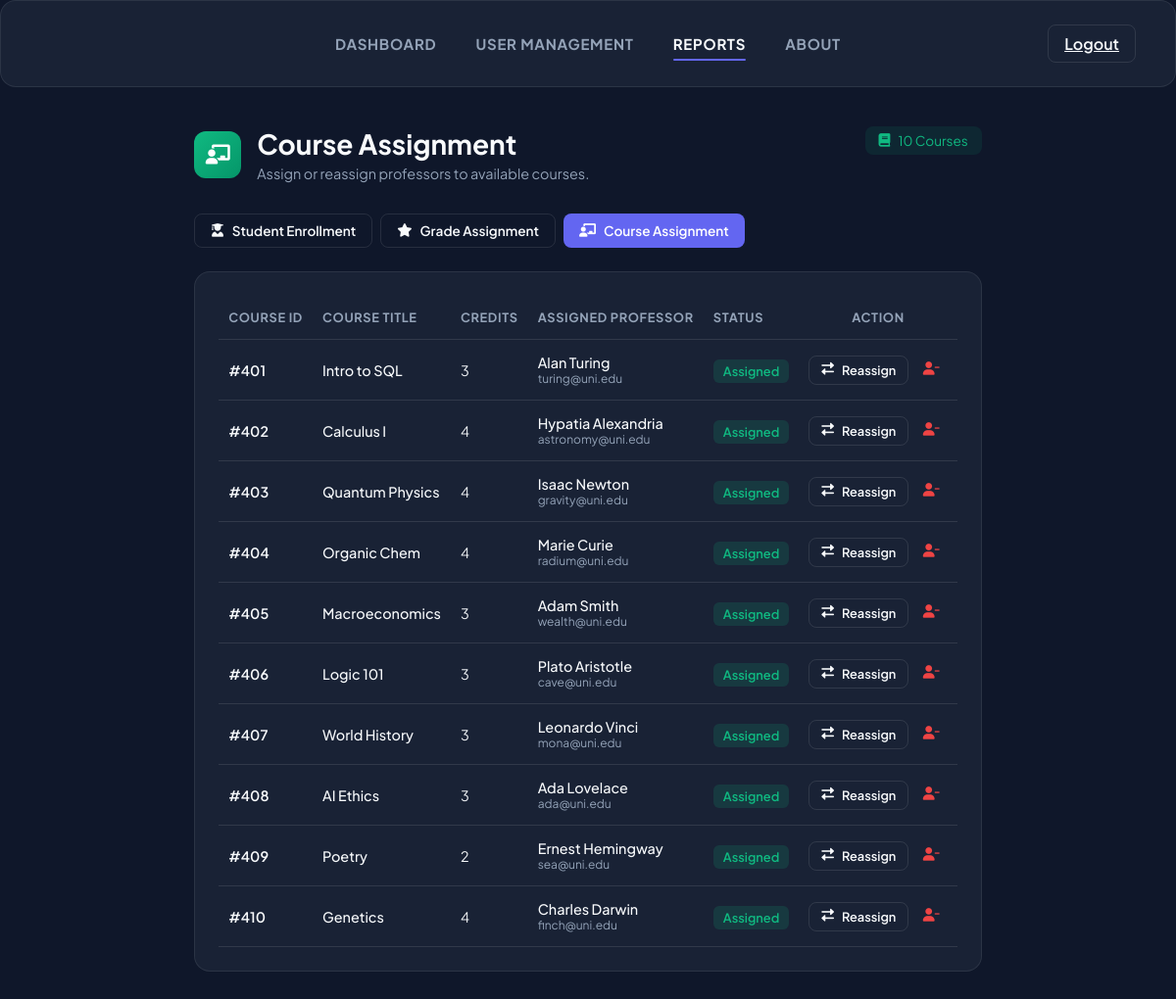
The app's page /transactions_course_assignment.php (signed in) with its own data.
### tables this page shows
CREATE TABLE `course` (
  `CourseID` int(11) NOT NULL,
  `Title` varchar(50) DEFAULT NULL,
  `Credits` int(11) DEFAULT NULL,
  `ProfID` int(11) DEFAULT NULL
);

CREATE TABLE `professor` (
  `ProfID` int(11) NOT NULL,
  `FirstName` varchar(25) DEFAULT NULL,
  `LastName` varchar(25) DEFAULT NULL,
  `Email` varchar(50) DEFAULT NULL,
  `DeptID` int(11) DEFAULT NULL
);

### transactions_course_assignment.php (the view, shortened to what this page needs)
<?php
$database = new Database();
$db = $database->getConnection();
$courses = $db->query("
    SELECT c.CourseID, c.Title, c.Credits, c.ProfID,
           CONCAT(p.FirstName, ' ', p.LastName) AS ProfName, p.Email AS ProfEmail
    FROM course c
    LEFT JOIN professor p ON c.ProfID = p.ProfID
    ORDER BY c.CourseID ASC
")->fetchAll(PDO::FETCH_ASSOC);
?>
<!DOCTYPE html>
<html lang="en">
<head>
    <link rel="stylesheet" href="styles.css">
    <link rel="stylesheet" href="https://cdnjs.cloudflare.com/ajax/libs/font-awesome/6.0.0/css/all.min.css">
</head>
<body>
    <nav class="glass">
        <div class="nav-links">
            <a href="dashboard.php">Dashboard</a>
            <a href="users.php">User Management</a>
            <a href="report_generator.php" class="active">Reports</a>
            <a href="about.php">About</a>
        </div>
        <div>
            <a href="logout.php" class="btn btn-outline" style="padding: 8px 16px;">Logout</a>
        </div>
    </nav>
    <div class="container animate-fade-in">
        <header style="display: flex; justify-content: space-between; align-items: flex-start; margin-bottom: 32px;">
            <div style="display: flex; gap: 16px; align-items: center;">
                <div class="page-icon" style="background: linear-gradient(135deg, #10b981, #059669);">
                    <i class="fas fa-chalkboard-teacher"></i>
                </div>
                <div>
                    <h1 style="font-size: 1.75rem; margin-bottom: 4px;">Course Assignment</h1>
                    <p style="color: var(--text-muted); font-size: 0.9rem;">Assign or reassign professors to available courses.</p>
                </div>
            </div>
            <span class="stat-pill"><i class="fas fa-book"></i> <?= count($courses) ?> Courses</span>
        </header>
        <div style="display: flex; gap: 8px; margin-bottom: 24px;">
            <a href="transactions_enrollment.php" class="btn btn-outline" style="padding: 8px 16px; font-size: 0.85rem; text-decoration: none;">
                <i class="fas fa-user-graduate"></i> Student Enrollment
            </a>
            <a href="transactions_grades.php" class="btn btn-outline" style="padding: 8px 16px; font-size: 0.85rem; text-decoration: none;">
                <i class="fas fa-star"></i> Grade Assignment
            </a>
            <a href="transactions_course_assignment.php" class="btn btn-primary" style="padding: 8px 16px; font-size: 0.85rem; text-decoration: none;">
                <i class="fas fa-chalkboard-teacher"></i> Course Assignment
            </a>
        </div>
        <div class="glass" style="padding: 24px;">
            <table class="table">
                <thead>
                    <tr>
                        <th>Course ID</th>
                        <th>Course Title</th>
                        <th>Credits</th>
                        <th>Assigned Professor</th>
                        <th>Status</th>
                        <th style="text-align: center;">Action</th>
                    </tr>
                </thead>
                <tbody>
                    <?php if (empty($courses)): ?>
                        <tr><td colspan="6" style="text-align: center; color: var(--text-muted); padding: 40px;">No courses found.</td></tr>
                    <?php else: ?>
                        <?php foreach ($courses as $row): ?>
                        <tr>
                            <td style="font-weight: 600;">#<?= $row['CourseID'] ?></td>
                            <td style="font-weight: 500;"><?= htmlspecialchars($row['Title']) ?></td>
                            <td><?= $row['Credits'] ?></td>
                            <td>
                                <?php if ($row['ProfName']): ?>
                                    <div style="font-weight: 500;"><?= htmlspecialchars($row['ProfName']) ?></div>
                                    <div style="font-size: 0.75rem; color: var(--text-muted);"><?= htmlspecialchars($row['ProfEmail'] ?? '') ?></div>
                                <?php else: ?>
                                    <span style="color: var(--text-muted); font-style: italic;">Unassigned</span>
                                <?php endif; ?>
                            </td>
                            <td>
                                <span class="badge <?= $row['ProfID'] ? 'badge-assigned' : 'badge-unassigned' ?>">
                                    <?= $row['ProfID'] ? 'Assigned' : 'Unassigned' ?>
                                </span>
                            </td>
                            <td style="text-align: center;">
                                <button onclick="openAssignModal(<?= $row['CourseID'] ?>, '<?= htmlspecialchars($row['Title']) ?>', <?= $row['ProfID'] ?? 'null' ?>)"
                                        class="btn btn-outline" style="padding: 6px 12px; font-size: 0.8rem;">
                                    <i class="fas fa-exchange-alt"></i> <?= $row['ProfID'] ? 'Reassign' : 'Assign' ?>
                                </button>
                                <?php if ($row['ProfID']): ?>
                                <form method="POST" style="display: inline; margin-left: 4px;" onsubmit="return confirm('Unassign professor from this course?');">
                                    <button type="submit" class="action-btn" style="color: #ef4444;" title="Unassign">
                                        <i class="fas fa-user-minus"></i>
                                    </button>
                                </form>
                                <?php endif; ?>
                            </td>
                        </tr>
                        <?php endforeach; ?>
                    <?php endif; ?>
                </tbody>
            </table>
        </div>
    </div>
</body>
</html>

### styles.css (style rules this page uses)
:root { --primary: #6366f1; --primary-hover: #4f46e5; --bg-main: #0f172a; --bg-card: rgba(30, 41, 59, 0.7); --text-main: #f8fafc; --text-muted: #94a3b8; --border: rgba(255, 255, 255, 0.1); --glass-bg: rgba(255, 255, 255, 0.03); --glass-border: rgba(255, 255, 255, 0.08); }
* { margin: 0; padding: 0; box-sizing: border-box; font-family: 'Plus Jakarta Sans', sans-serif; }
body { background: var(--bg-main); color: var(--text-main); min-height: 100vh; display: flex; flex-direction: column; }
.glass { background: var(--bg-card); backdrop-filter: blur(12px); border: 1px solid var(--glass-border); border-radius: 16px; }
.btn { padding: 12px 24px; border-radius: 8px; font-weight: 600; cursor: pointer; border: none; display: inline-flex; align-items: center; justify-content: center; gap: 8px; transition: all 0.2s; }
.btn-primary { background: var(--primary); color: white; }
.btn-outline { background: transparent; border: 1px solid var(--border); color: var(--text-main); }
nav { display: flex; justify-content: space-between; align-items: center; padding: 24px 40px; border-bottom: 1px solid var(--border); position: sticky; top: 0; z-index: 50; }
nav > div:first-child, nav > div:last-child { flex: 1; }
nav > div:last-child { display: flex; justify-content: flex-end; }
.nav-links { display: flex; gap: 40px; justify-content: center; flex: 2; }
.nav-links a { color: var(--text-muted); text-decoration: none; font-weight: 700; font-size: 0.9375rem; text-transform: uppercase; letter-spacing: 0.05em; transition: all 0.2s; position: relative; }
.nav-links a:hover, .nav-links a.active { color: var(--text-main); }
.nav-links a.active::after { content: ''; position: absolute; bottom: -8px; left: 0; width: 100%; height: 2px; background: var(--primary); border-radius: 2px; }
.container { max-width: 1200px; margin: 0 auto; padding: 40px 20px; }
.animate-fade-in { animation: fadeIn 0.5s ease-out forwards; }

### transactions_course_assignment.php (style rules this page uses)
.table { width: 100%; border-collapse: collapse; }
.table th, .table td { padding: 14px 10px; text-align: left; border-bottom: 1px solid var(--border); font-size: 0.9rem; }
.table th { color: var(--text-muted); font-size: 0.8rem; text-transform: uppercase; letter-spacing: 0.05em; }
.badge { padding: 4px 10px; border-radius: 6px; font-size: 0.8rem; font-weight: 600; }
.badge-assigned { background: rgba(16, 185, 129, 0.15); color: #10b981; }
.action-btn { background: none; border: none; cursor: pointer; padding: 4px 8px; border-radius: 4px; transition: all 0.2s; font-size: 0.85rem; }
.stat-pill { display: inline-flex; align-items: center; gap: 8px; padding: 6px 14px; border-radius: 8px; font-size: 0.85rem; background: rgba(16, 185, 129, 0.1); color: #10b981; }
.page-icon { width: 48px; height: 48px; border-radius: 12px; display: flex; align-items: center; justify-content: center; font-size: 1.25rem; color: white; }

### records on screen
course: CourseID "401", Title "Intro to SQL", Credits "3", ProfName "Alan Turing", ProfID.Email "turing@uni.edu", shows "Assigned", shows "Reassign"
course: CourseID "402", Title "Calculus I", Credits "4", ProfName "Hypatia Alexandria", ProfID.Email "astronomy@uni.edu", shows "Assigned", shows "Reassign"
course: CourseID "403", Title "Quantum Physics", Credits "4", ProfName "Isaac Newton", ProfID.Email "gravity@uni.edu", shows "Assigned", shows "Reassign"
course: CourseID "404", Title "Organic Chem", Credits "4", ProfName "Marie Curie", ProfID.Email "radium@uni.edu", shows "Assigned", shows "Reassign"
course: CourseID "405", Title "Macroeconomics", Credits "3", ProfName "Adam Smith", ProfID.Email "wealth@uni.edu", shows "Assigned", shows "Reassign"
course: CourseID "406", Title "Logic 101", Credits "3", ProfName "Plato Aristotle", ProfID.Email "cave@uni.edu", shows "Assigned", shows "Reassign"
course: CourseID "407", Title "World History", Credits "3", ProfName "Leonardo Vinci", ProfID.Email "mona@uni.edu", shows "Assigned", shows "Reassign"
course: CourseID "408", Title "AI Ethics", Credits "3", ProfName "Ada Lovelace", ProfID.Email "ada@uni.edu", shows "Assigned", shows "Reassign"
course: CourseID "409", Title "Poetry", Credits "2", ProfName "Ernest Hemingway", ProfID.Email "sea@uni.edu", shows "Assigned", shows "Reassign"
course: CourseID "410", Title "Genetics", Credits "4", ProfName "Charles Darwin", ProfID.Email "finch@uni.edu", shows "Assigned", shows "Reassign"

### other values on screen
count($courses) "10"
